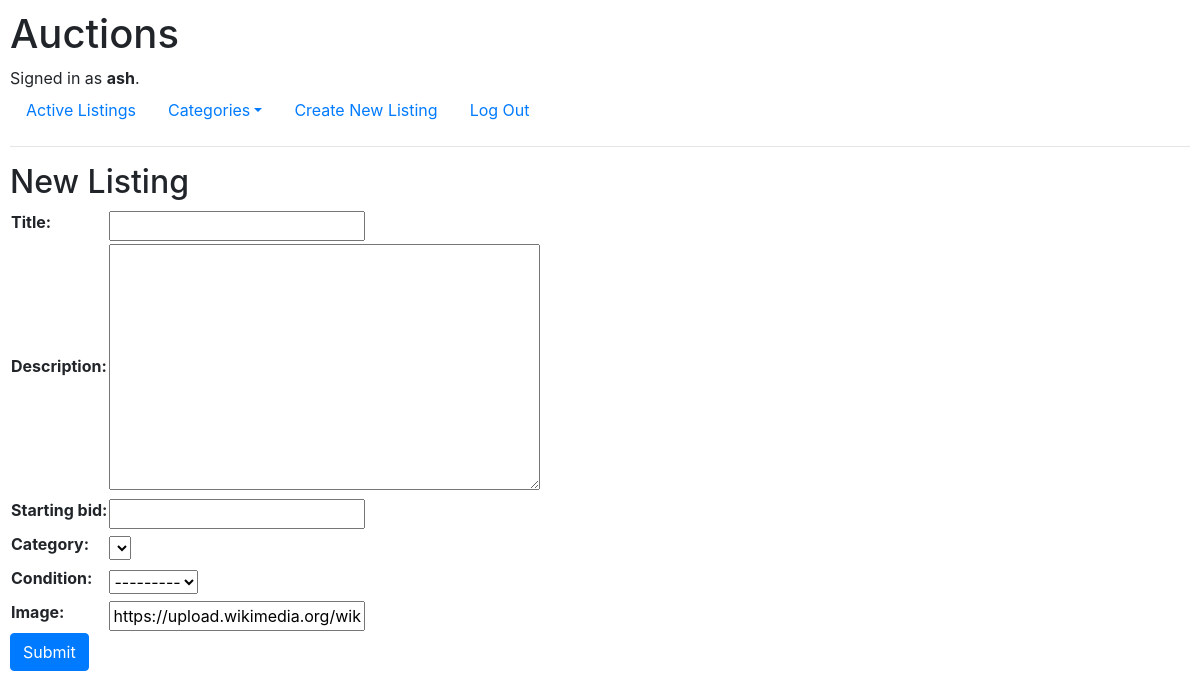
/new (signed in), run on an earlier commit of the app's database.
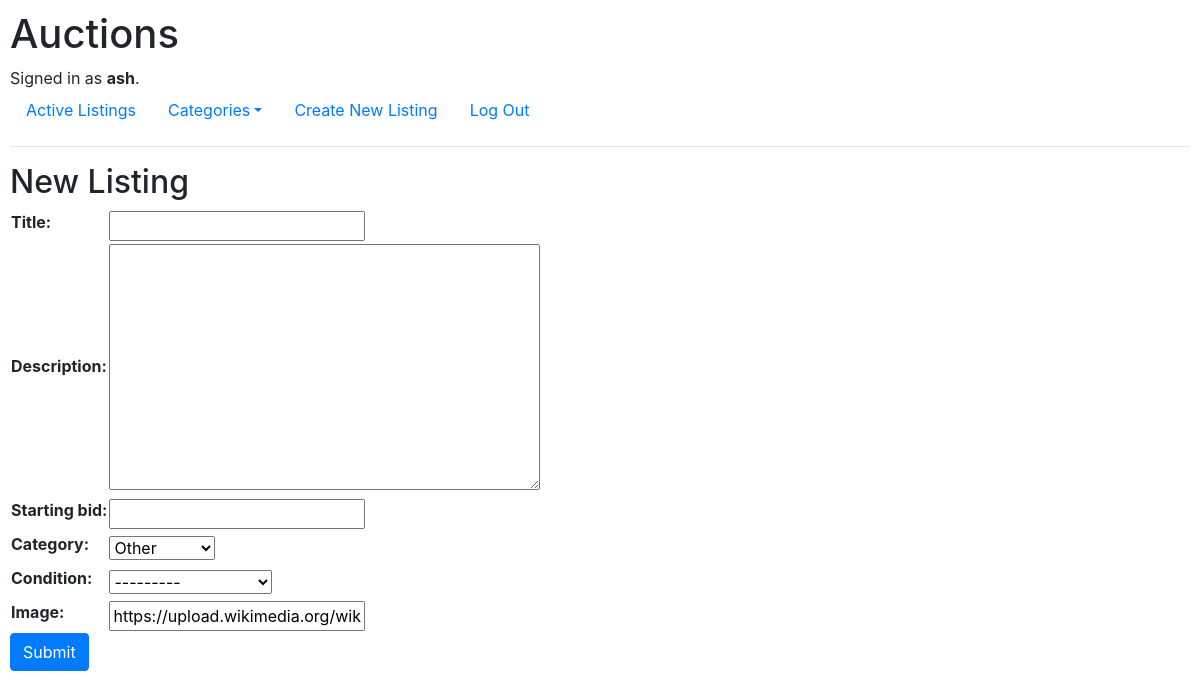
And on a later commit of the database.
### auctions/models.py (models this page shows)
class Condition(models.Model):
    condition = models.CharField(max_length=20)
    def __str__(self):
        return f"{self.condition}"

### auctions/views.py (the view)
# urls.py: path("new", views.new_listing, name="new_listing"),
@login_required
def new_listing(request):
    if request.method == "GET":
        return render(request, "auctions/new_listing.html", {
            "form": NewListing(),
            "categories": Category.objects.all()
        })
    else:
        form = NewListing(request.POST)
        saved_form = form.save(commit=False)
        saved_form.owner = User.objects.get(id=request.user.id)
        saved_form.save()
        return HttpResponseRedirect(reverse("index"))

### auctions/views.py
class NewListing(ModelForm):
    class Meta:
        model = Listing
        fields = ("title", "description", "starting_bid", "category", "condition", "image")

### auctions/models.py (called while the page is built)
    def __str__(self):
        return f"{self.name}"

### auctions/templates/auctions/new_listing.html (shortened to what this page needs)
{% extends "auctions/layout.html" %}
{% block body %}
    <h2>New Listing</h2>
    <form action="" method="post">
        <table>
        {{ form.as_table }}
        </table>
        <input type="submit" class="btn btn-primary">
    </form>
{% endblock %}

What changed in the data, as far as the page shows it:
added Condition: condition "---------"
Also different on the page:
form field category: (not shown) → "Other"
form field condition: "---------" → (not shown)
